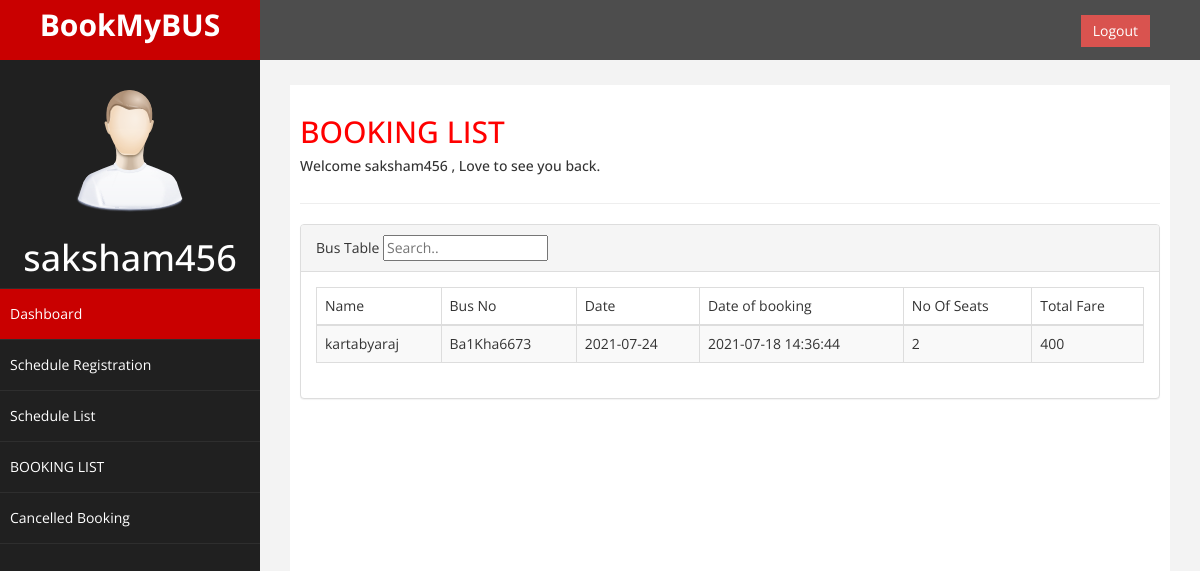
The page /Busstaff/bookinglist.php (signed in) on the database its author committed.
### tables this page shows
CREATE TABLE `booking` (
  `Booking_id` int(11) NOT NULL,
  `booking_date` datetime NOT NULL DEFAULT current_timestamp(),
  `No_of_seats` int(11) NOT NULL,
  `Total_fare` int(11) NOT NULL,
  `UserId` int(11) NOT NULL,
  `Id` int(11) NOT NULL
);

CREATE TABLE `user` (
  `UserID` int(11) NOT NULL,
  `Fname` varchar(200) DEFAULT NULL,
  `Lname` varchar(200) DEFAULT NULL,
  `Email` varchar(200) DEFAULT NULL,
  `Username` varchar(200) DEFAULT NULL,
  `Password` varchar(200) DEFAULT NULL,
  `Security` varchar(200) NOT NULL
);

CREATE TABLE `bus_registeration` (
  `bid` int(255) NOT NULL,
  `oid` int(255) NOT NULL,
  `bus_name` varchar(255) NOT NULL,
  `bus_no` varchar(255) NOT NULL,
  `origin` varchar(255) NOT NULL,
  `destination` varchar(255) NOT NULL
);

CREATE TABLE `bus_schedule` (
  `Id` int(11) NOT NULL,
  `bid` int(11) NOT NULL,
  `origin` varchar(255) NOT NULL,
  `destination` varchar(255) NOT NULL,
  `no_of_seats` int(11) NOT NULL,
  `date` date NOT NULL,
  `fare` int(11) NOT NULL,
  `arrival_time` time NOT NULL,
  `departure_time` time NOT NULL
);

### Busstaff/bookinglist.php (the view, shortened to what this page needs)
<?php
$oid=$_SESSION['oid'];
require_once('../includes/dynamicquery.php');
$con=$query->connection();
$sel="SELECT * FROM booking INNER JOIN bus_schedule ON booking.Id=bus_schedule.Id INNER JOIN bus_registeration ON bus_registeration.bid=bus_schedule.bid INNER JOIN bus_owner ON bus_owner.oid=bus_registeration.oid INNER JOIN user ON booking.UserId=user.UserID WHERE bus_owner.oid='$oid'";
$res=mysqli_query($con,$sel);
?>
<!DOCTYPE html>
<html>
<head>
      <?php
      include('../includes/head2.php');
      ?>
</head>
<body>
            <?php
            include('../includes/dashboard.php');
         ?>
             <div id="page-wrapper" >
            <div id="page-inner">
                <div class="row">
                    <div class="col-md-12">
                     <h2>BOOKING LIST</h2>
                        <h5>Welcome <?=$_SESSION['Username']?> , Love to see you back. </h5>
                    </div>
                </div>
                 <hr />
            <div class="row">
                <div class="col-md-12">
                    <div class="panel panel-default">
                        <div class="panel-heading">
                             Bus Table
                             <input type="text" placeholder="Search.." id="search">
                        </div>
                        <div class="panel-body">
                            <div class="table-responsive">
                                <table class="table table-striped table-bordered table-hover" id="dataTables-example">
                                    <thead>
                                        <tr>
                                             <td>Name</td>
                                            <td>Bus No</td>
                                            <td>Date</td>
                                            <td>Date of booking</td>
                                            <td>No Of Seats</td>
                                            <td>Total Fare</td>
                                        </tr>
                                    </thead>
                                    <tbody>
                                        <tr>
                                            <?php
                                            while($row=mysqli_fetch_assoc($res))
                                            {
                                            ?>
                                            <td><?=$row['Fname']?><?=$row['Lname']?></td>
                                            <td><?=$row['bus_no']?></td>
                                            <td><?=$row['date']?></td>
                                            <td><?=$row['booking_date']?></td>
                                            <td><?=$row['No_of_seats']?></td>
                                            <td><?=$row['Total_fare']?></td>
                                            <?php
                                            }
                                            ?>
                                        </tr>
                                    </tbody>
                                </table>
                            </div>
                        </div>
                    </div>
                </div>
        </div>
</body>
</html>

### assets/css/custom.css (style rules this page uses)
body { font-family: 'Open Sans', sans-serif; }
#page-wrapper { padding: 15px 15px; min-height: 600px; background:#F3F3F3; }
#page-inner { width:100%; margin:10px 20px 10px 0px; background-color:#fff!important; padding:10px; min-height:1200px; }
h2 { color: #f00; }
@media (min-width:768px) { #page-wrapper { margin: 0 0 0 260px; padding: 15px 30px; min-height: 1200px; } }

### rows shown on the page
booking: UserId.Fname "kartabya", UserId.Lname "raj", bus_registeration.bus_no "Ba1Kha6673", Id.date "2021-07-24", booking_date "2021-07-18 14:36:44", No_of_seats "2", Total_fare "400"

### other values the page prints
$_SESSION['Username'] "saksham456"
